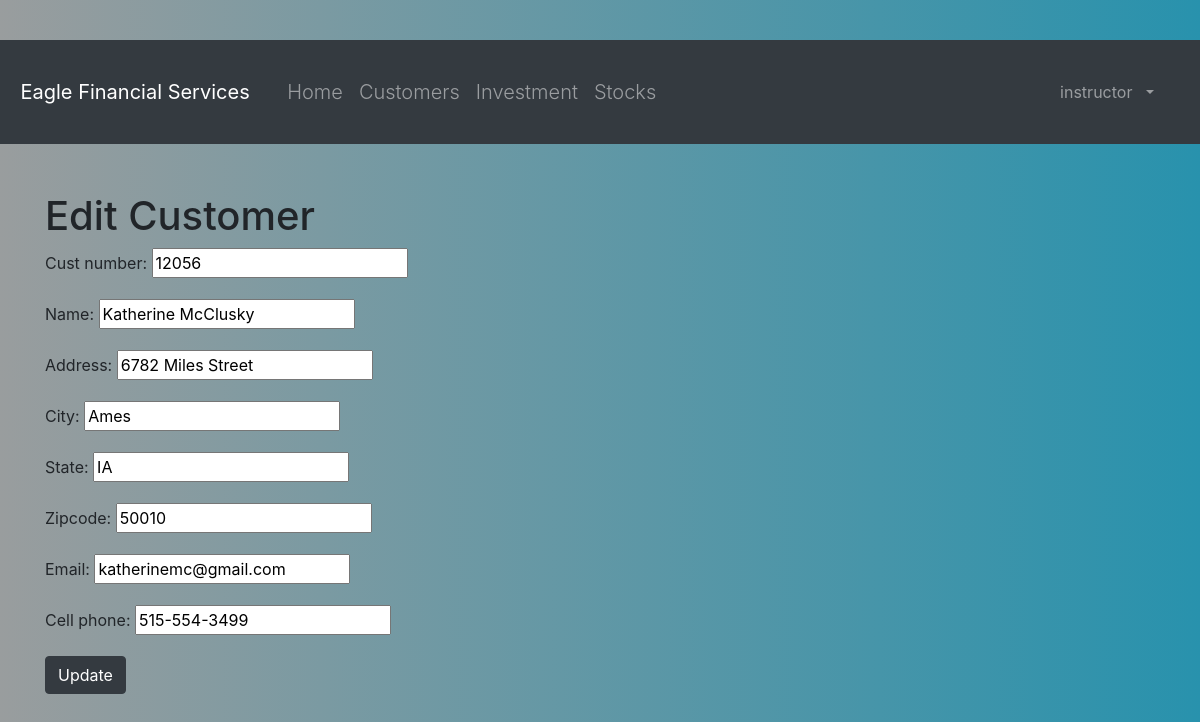
The page /customer/1/edit/ (signed in) on the database its author committed.
### portfolio/models.py (models this page shows, shortened)
class Customer(models.Model):
    name = models.CharField(max_length=50)
    address = models.CharField(max_length=200)
    cust_number = models.IntegerField(blank=False, null=False)
    city = models.CharField(max_length=50)
    state = models.CharField(max_length=50)
    zipcode = models.CharField(max_length=10)
    email = models.EmailField(max_length=200)
    cell_phone = models.CharField(max_length=50)
    created_date = models.DateTimeField(
        default=timezone.now)
    updated_date = models.DateTimeField(auto_now_add=True)

### portfolio/views.py (the view)
# urls.py: path('customer/<int:pk>/edit/', views.customer_edit, name='customer_edit'),
@login_required
def customer_edit(request, pk):
    customer = get_object_or_404(Customer, pk=pk)
    if request.method == "POST":
        form = CustomerForm(request.POST, instance=customer)
        if form.is_valid():
            customer = form.save(commit=False)
            customer.updated_date = timezone.now()
            customer.save()
            customer = Customer.objects.filter(created_date__lte=timezone.now())
            return render(request, 'portfolio/customer_list.html',
                          {'customers': customer})
    else:
        form = CustomerForm(instance=customer)
    return render(request, 'portfolio/customer_edit.html', {'form': form})

### portfolio/forms.py
class CustomerForm(forms.ModelForm):
    class Meta:
        model = Customer
        fields = ('cust_number', 'name', 'address', 'city', 'state', 'zipcode', 'email', 'cell_phone',)

### portfolio/templates/portfolio/customer_edit.html
{% extends 'portfolio/base.html' %}
{% load crispy_forms_tags %}
{% block content %}
    <h1>Edit Customer</h1>
       <form action="" method="post">{% csrf_token %}
        {{ form.as_p }}
        <button type="submit" class="save btn btn-dark">Update</button>
    </form>
</body>
{% endblock %}

### portfolio/templates/portfolio/base.html (shortened to what this page needs)
{% load static %}
<html lang="en">
<head>
  <link rel="stylesheet" href="https://maxcdn.bootstrapcdn.com/bootstrap/4.5.0/css/bootstrap.min.css">
</head>
<body>
 <button class="navbar-toggler" type="button" data-toggle="collapse"  data-target="#navbarCollapse" aria-controls="navbarCollapse"  aria-expanded="false" aria-label="Toggle navigation">
        <span class="navbar-toggler-icon">
        </span>
           </button>
 <nav class="navbar navbar-expand-md navbar-dark bg-dark mb-4">
           <a class="navbar-brand" href="/">Eagle Financial Services</a>
    {% if user.is_authenticated %}
        <div class="collapse navbar-collapse" id="collapsibleNavbar">
            <ul class="navbar-nav">
                <li class="nav-item lead"><a class=nav-link href="{% url 'portfolio:home' %}">Home</a></li>
                <li class="nav-item lead"><a class=nav-link href="{% url 'portfolio:customer_list' %}">Customers</a></li>
                <li class="nav-item lead"><a class=nav-link href="{% url 'portfolio:investment_list' %}">Investment</a></li>
                <li class="nav-item lead"><a class=nav-link href="{% url 'portfolio:stock_list' %}">Stocks</a></li>
            </ul>
    {% endif %}
    <div class="collapse navbar-collapse" id="navbarCollapse">
        {% if user.is_authenticated %}
            <ul class="navbar-nav ml-auto">
                <li class="nav-item">
                                   <a class="nav-link dropdown-toggle" href="#" id="userMenu" data-toggle="dropdown" aria-haspopup="true" aria-expanded="false">
                                       {{ user.username }}
                                   </a>
                </li>
            </ul>
        {% else %}
            <form class="form-inline ml-auto">
                <a href="{% url 'login' %}" class="btn btn-outline-secondary"> Log In</a>
                             <a class="navbar-brand" href="{% url 'portfolio:register' %}"> Sign Up </a>
            </form>
        {% endif %}
    </div>
</nav>
<div class="content container">
    <div class="row">
        <div class="col-md-8">
            {% block content %}{% endblock %}
</body>
</html>

### portfolio/templates/portfolio/base.html (style rules this page uses)
body,html { height: 100%; margin: 0; background: #7F7FD5; background: -webkit-linear-gradient(to right, #536366, #999d9e); background: linear-gradient(to right, #999d9e, #2892ad); }

### rows shown on the page
Customer: cust_number "12056", name "Katherine McClusky", address "6782 Miles Street", city "Ames", state "IA", zipcode "50010", email "katherinemc@gmail.com", cell_phone "515-554-3499"

### other values the page prints
{{ user.username }} "instructor"
